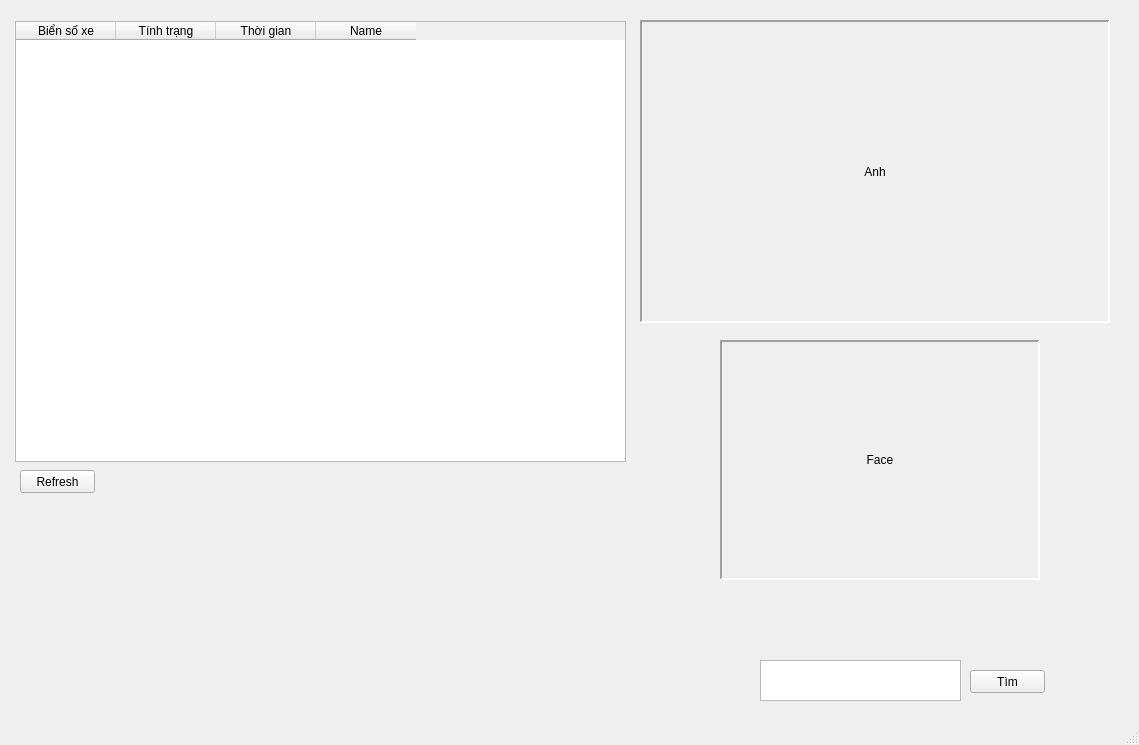
<?xml version="1.0" encoding="UTF-8"?>
<ui version="4.0">
 <class>WindowLichSu</class>
 <widget class="QMainWindow" name="WindowLichSu">
  <property name="geometry">
   <rect>
    <x>0</x>
    <y>0</y>
    <width>1139</width>
    <height>745</height>
   </rect>
  </property>
  <property name="windowTitle">
   <string>History</string>
  </property>
  <widget class="QWidget" name="centralwidget">
   <widget class="QTableWidget" name="tb_lichsu">
    <property name="enabled">
     <bool>true</bool>
    </property>
    <property name="geometry">
     <rect>
      <x>15</x>
      <y>21</y>
      <width>611</width>
      <height>441</height>
     </rect>
    </property>
    <property name="sortingEnabled">
     <bool>false</bool>
    </property>
    <attribute name="horizontalHeaderCascadingSectionResizes">
     <bool>false</bool>
    </attribute>
    <attribute name="horizontalHeaderShowSortIndicator" stdset="0">
     <bool>false</bool>
    </attribute>
    <attribute name="verticalHeaderCascadingSectionResizes">
     <bool>false</bool>
    </attribute>
    <attribute name="verticalHeaderShowSortIndicator" stdset="0">
     <bool>false</bool>
    </attribute>
    <attribute name="verticalHeaderStretchLastSection">
     <bool>false</bool>
    </attribute>
    <column>
     <property name="text">
      <string>Biển số xe</string>
     </property>
    </column>
    <column>
     <property name="text">
      <string>Tính trạng</string>
     </property>
    </column>
    <column>
     <property name="text">
      <string>Thời gian</string>
     </property>
    </column>
    <column>
     <property name="text">
      <string>Name</string>
     </property>
    </column>
   </widget>
   <widget class="QLabel" name="lb_screen_database">
    <property name="geometry">
     <rect>
      <x>640</x>
      <y>20</y>
      <width>470</width>
      <height>303</height>
     </rect>
    </property>
    <property name="layoutDirection">
     <enum>Qt::LeftToRight</enum>
    </property>
    <property name="frameShape">
     <enum>QFrame::Panel</enum>
    </property>
    <property name="frameShadow">
     <enum>QFrame::Sunken</enum>
    </property>
    <property name="lineWidth">
     <number>2</number>
    </property>
    <property name="text">
     <string>Anh</string>
    </property>
    <property name="alignment">
     <set>Qt::AlignCenter</set>
    </property>
   </widget>
   <widget class="QTextEdit" name="te_bsx">
    <property name="geometry">
     <rect>
      <x>760</x>
      <y>660</y>
      <width>201</width>
      <height>41</height>
     </rect>
    </property>
   </widget>
   <widget class="QPushButton" name="btn_tim_bsx">
    <property name="geometry">
     <rect>
      <x>970</x>
      <y>670</y>
      <width>75</width>
      <height>23</height>
     </rect>
    </property>
    <property name="text">
     <string>Tìm</string>
    </property>
   </widget>
   <widget class="QPushButton" name="btn_refresh">
    <property name="geometry">
     <rect>
      <x>20</x>
      <y>470</y>
      <width>75</width>
      <height>23</height>
     </rect>
    </property>
    <property name="text">
     <string>Refresh</string>
    </property>
   </widget>
   <widget class="QLabel" name="lb_screen_database_face">
    <property name="geometry">
     <rect>
      <x>720</x>
      <y>340</y>
      <width>320</width>
      <height>240</height>
     </rect>
    </property>
    <property name="layoutDirection">
     <enum>Qt::LeftToRight</enum>
    </property>
    <property name="frameShape">
     <enum>QFrame::Panel</enum>
    </property>
    <property name="frameShadow">
     <enum>QFrame::Sunken</enum>
    </property>
    <property name="lineWidth">
     <number>2</number>
    </property>
    <property name="text">
     <string>Face</string>
    </property>
    <property name="alignment">
     <set>Qt::AlignCenter</set>
    </property>
   </widget>
  </widget>
  <widget class="QMenuBar" name="menubar">
   <property name="geometry">
    <rect>
     <x>0</x>
     <y>0</y>
     <width>1139</width>
     <height>21</height>
    </rect>
   </property>
  </widget>
  <widget class="QStatusBar" name="statusbar"/>
 </widget>
 <resources/>
 <connections/>
</ui>
